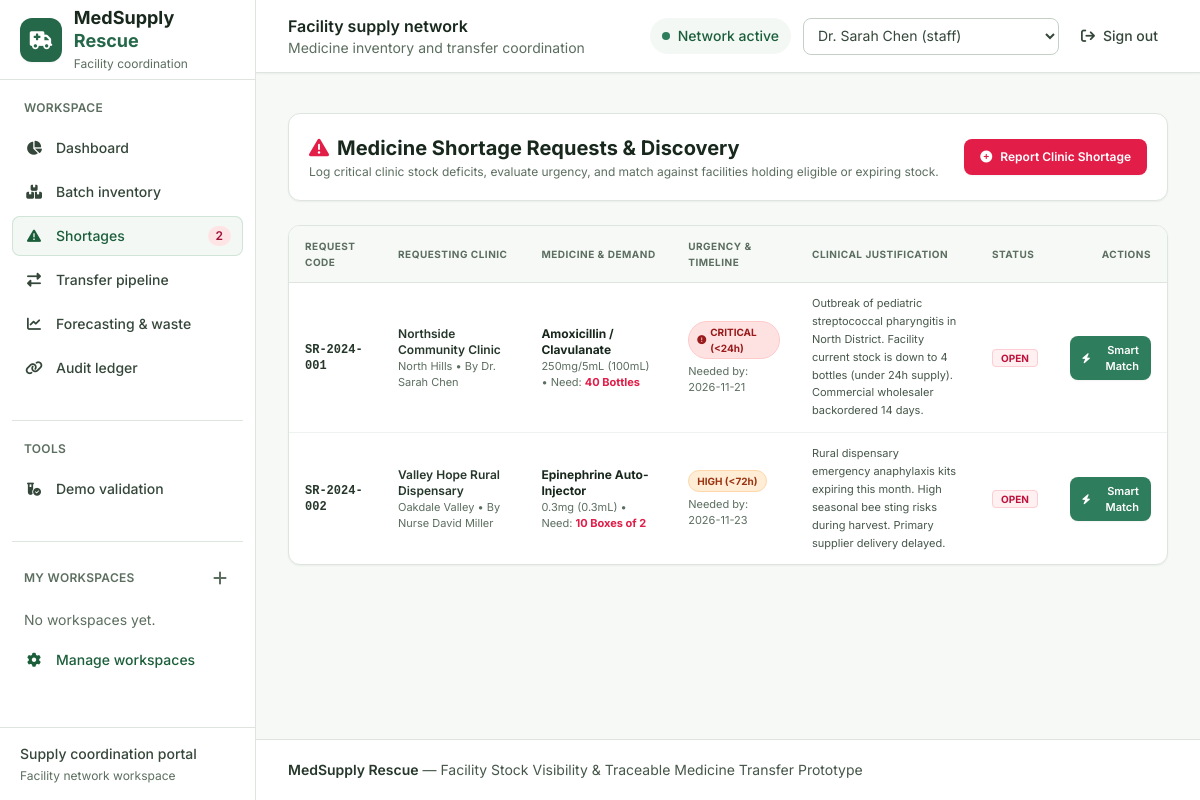
The app's page /shortages, older data.
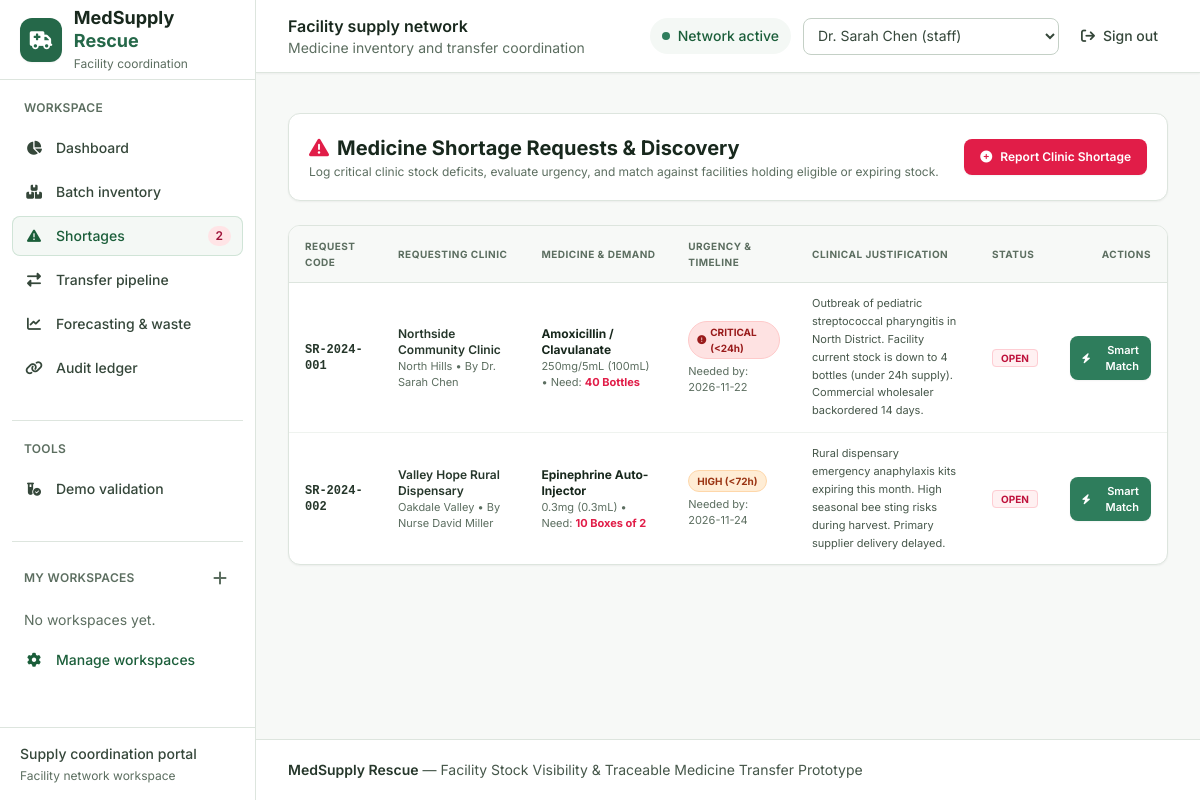
The same page, newer data.
### tables this page shows
CREATE TABLE shortage_requests (
    id INTEGER PRIMARY KEY AUTOINCREMENT,
    request_code TEXT UNIQUE NOT NULL,
    requesting_facility_id INTEGER NOT NULL REFERENCES facilities(id),
    requested_by_user_id INTEGER NOT NULL REFERENCES users(id),
    medicine_id INTEGER NOT NULL REFERENCES medicines(id),
    required_quantity INTEGER NOT NULL,
    urgency TEXT NOT NULL, -- 'CRITICAL' (<24h), 'HIGH' (<72h), 'MEDIUM' (<7d), 'LOW' (<14d)
    clinical_justification TEXT NOT NULL,
    status TEXT DEFAULT 'OPEN', -- 'OPEN', 'MATCHED', 'IN_TRANSFER', 'FULFILLED', 'CANCELLED'
    needed_by_date DATE NOT NULL,
    created_at DATETIME DEFAULT CURRENT_TIMESTAMP
);

CREATE TABLE facilities (
    id INTEGER PRIMARY KEY AUTOINCREMENT,
    name TEXT NOT NULL,
    facility_type TEXT NOT NULL, -- 'Hospital', 'Community Clinic', 'Urgent Care', 'Regional Pharmacy', 'Dispensary'
    license_number TEXT NOT NULL UNIQUE,
    address TEXT NOT NULL,
    city TEXT NOT NULL,
    region TEXT NOT NULL,
    contact_email TEXT NOT NULL,
    contact_phone TEXT NOT NULL,
    has_cold_chain INTEGER DEFAULT 1, -- 1 = Yes, 0 = No
    latitude REAL,
    longitude REAL,
    created_at DATETIME DEFAULT CURRENT_TIMESTAMP
);

CREATE TABLE users (
    id INTEGER PRIMARY KEY AUTOINCREMENT,
    username TEXT UNIQUE NOT NULL,
    password_hash TEXT NOT NULL,
    full_name TEXT NOT NULL,
    role TEXT NOT NULL, -- 'platform_admin', 'facility_manager', 'approver', 'staff'
    facility_id INTEGER REFERENCES facilities(id),
    email TEXT NOT NULL,
    license_or_badge TEXT,
    created_at DATETIME DEFAULT CURRENT_TIMESTAMP
);

CREATE TABLE medicines (
    id INTEGER PRIMARY KEY AUTOINCREMENT,
    generic_name TEXT NOT NULL,
    brand_name TEXT,
    ndc_or_code TEXT UNIQUE NOT NULL,
    therapeutic_category TEXT NOT NULL, -- 'Antibiotics', 'Insulin & Diabetes', 'Emergency & Critical Care', 'Cardiovascular', 'Respiratory'
    dosage_form TEXT NOT NULL, -- 'Tablet', 'Vial', 'Oral Suspension', 'Inhaler', 'Ampoule', 'Prefilled Syringe'
    strength TEXT NOT NULL,
    unit_of_measure TEXT NOT NULL, -- 'Vials', 'Boxes of 30', 'Bottles (100ml)', 'Ampoules'
    storage_requirement TEXT NOT NULL, -- 'Cold Chain (2-8°C)', 'Room Temperature (15-25°C)', 'Frozen (-20°C)', 'Secure/Controlled Room'
    min_safety_stock_default INTEGER DEFAULT 20,
    standard_lead_time_days INTEGER DEFAULT 7,
    created_at DATETIME DEFAULT CURRENT_TIMESTAMP
);

### app.py (the view, shortened to what this page needs)
@app.route('/shortages', methods=['GET', 'POST'])
def shortages():
    query = """
        SELECT s.*, m.generic_name, m.brand_name, m.strength, m.unit_of_measure, m.storage_requirement,
               f.name as facility_name, f.city, f.has_cold_chain, u.full_name as requester_name
        FROM shortage_requests s
        JOIN medicines m ON s.medicine_id = m.id
        JOIN facilities f ON s.requesting_facility_id = f.id
        JOIN users u ON s.requested_by_user_id = u.id
        ORDER BY CASE s.status WHEN 'OPEN' THEN 1 WHEN 'MATCHED' THEN 2 WHEN 'IN_TRANSFER' THEN 3 ELSE 4 END,
                 CASE s.urgency WHEN 'CRITICAL' THEN 1 WHEN 'HIGH' THEN 2 WHEN 'MEDIUM' THEN 3 ELSE 4 END,
                 s.id DESC
    """
    count_row = g.db.execute(
        """SELECT count(*) as total
           FROM shortage_requests s
           JOIN medicines m ON s.medicine_id = m.id
           JOIN facilities f ON s.requesting_facility_id = f.id
           JOIN users u ON s.requested_by_user_id = u.id"""
    ).fetchone()
    pagination = build_pagination(count_row['total'], 'shortages')
    shortage_list = [
        dict(r) for r in g.db.execute(query + " LIMIT ? OFFSET ?", (PAGE_SIZE, pagination['offset'])).fetchall()
    ]
    active_match = None
    match_candidates = []
    match_id = request.args.get('match_id', type=int)
    medicines = [dict(r) for r in g.db.execute("SELECT * FROM medicines ORDER BY generic_name").fetchall()]
    facilities = [dict(r) for r in g.db.execute("SELECT * FROM facilities ORDER BY name").fetchall()]
    return render_template(
        'shortages.html',
        shortage_list=shortage_list,
        active_match=active_match,
        match_candidates=match_candidates,
        medicines=medicines,
        facilities=facilities,
        pagination=pagination
    )

### database/db.py (called while the page is built)
def get_db_connection():
    conn = sqlite3.connect(DB_PATH)
    conn.row_factory = sqlite3.Row
    conn.execute("PRAGMA foreign_keys = ON")
    return conn

### templates/shortages.html (shortened to what the changed rows need)
{% extends 'base.html' %}
{% block content %}
<div class="space-y-6">
    <div class="flex flex-col md:flex-row justify-between items-start md:items-center gap-4 bg-white p-5 rounded-xl border border-slate-200 shadow-sm">
        <div>
            <h1 class="text-xl font-bold text-slate-900 flex items-center gap-2">
                <i class="fa-solid fa-triangle-exclamation text-rose-600"></i> Medicine Shortage Requests & Discovery
            </h1>
        </div>
    </div>
    <div class="bg-white rounded-xl border border-slate-200 shadow-sm overflow-hidden" data-paginated-results="shortages" aria-live="polite">
        <div class="overflow-x-auto">
            <table class="w-full text-left text-xs">
                <thead class="bg-slate-50 text-slate-500 uppercase tracking-wider text-[10px] border-b border-slate-200">
                    <tr>
                        <th class="py-3 px-4">Request Code</th>
                        <th class="py-3 px-4">Requesting Clinic</th>
                        <th class="py-3 px-4">Medicine & Demand</th>
                        <th class="py-3 px-4">Urgency & Timeline</th>
                        <th class="py-3 px-4">Clinical Justification</th>
                        <th class="py-3 px-4">Status</th>
                        <th class="py-3 px-4 text-right">Actions</th>
                    </tr>
                </thead>
                <tbody class="divide-y divide-slate-100">
                    {% for s in shortage_list %}
                        <tr class="hover:bg-slate-50/80 transition">
                            <td class="py-3 px-4 font-mono font-bold text-slate-800">
                                {{ s.request_code }}
                            </td>
                            <td class="py-3 px-4">
                                <div class="font-semibold text-slate-800">{{ s.facility_name }}</div>
                                <div class="text-[11px] text-slate-500">{{ s.city }} &bull; By {{ s.requester_name }}</div>
                            </td>
                            <td class="py-3 px-4">
                                <div class="font-bold text-slate-900">{{ s.generic_name }}</div>
                                <div class="text-[11px] text-slate-500">{{ s.strength }} &bull; Need: <strong class="text-rose-600">{{ s.required_quantity }} {{ s.unit_of_measure }}</strong></div>
                            </td>
                            <td class="py-3 px-4">
                                <div>
                                    {% if s.urgency == 'CRITICAL' %}
                                        <span class="inline-flex items-center gap-1 bg-red-100 text-red-800 text-[10px] font-bold px-2 py-0.5 rounded-full border border-red-200">
                                            <i class="fa-solid fa-circle-exclamation text-[9px]"></i> CRITICAL (&lt;24h)
                                        </span>
                                    {% elif s.urgency == 'HIGH' %}
                                        <span class="inline-flex items-center gap-1 bg-orange-100 text-orange-800 text-[10px] font-bold px-2 py-0.5 rounded-full border border-orange-200">
                                            HIGH (&lt;72h)
                                        </span>
                                    {% else %}
                                        <span class="inline-flex items-center gap-1 bg-blue-100 text-blue-800 text-[10px] font-bold px-2 py-0.5 rounded-full">
                                            {{ s.urgency }}
                                        </span>
                                    {% endif %}
                                </div>
                                <div class="text-[11px] text-slate-500 mt-1">Needed by: {{ s.needed_by_date }}</div>
                            </td>
                            <td class="py-3 px-4 max-w-xs text-slate-600 text-[11px] leading-relaxed">
                                {{ s.clinical_justification }}
                            </td>
                            <td class="py-3 px-4">
                                {% if s.status == 'OPEN' %}
                                    <span class="bg-rose-50 text-rose-700 text-[10px] font-bold px-2 py-0.5 rounded border border-rose-200">OPEN</span>
                                {% elif s.status == 'MATCHED' %}
                                    <span class="bg-teal-50 text-teal-700 text-[10px] font-bold px-2 py-0.5 rounded border border-teal-200">MATCHED</span>
                                {% elif s.status == 'IN_TRANSFER' %}
                                    <span class="bg-purple-50 text-purple-700 text-[10px] font-bold px-2 py-0.5 rounded border border-purple-200">IN TRANSFER</span>
                                {% elif s.status == 'FULFILLED' %}
                                    <span class="bg-emerald-50 text-emerald-700 text-[10px] font-bold px-2 py-0.5 rounded border border-emerald-200">FULFILLED</span>
                                {% else %}
                                    <span class="bg-slate-100 text-slate-600 text-[10px] font-semibold px-2 py-0.5 rounded">{{ s.status }}</span>
                                {% endif %}
                            </td>
                            <td class="py-3 px-4 text-right">
                                {% if s.status in ('OPEN', 'MATCHED') %}
                                    <a href="{{ url_for('shortages', match_id=s.id) }}" class="inline-flex items-center gap-1 bg-teal-600 hover:bg-teal-700 text-white font-semibold text-[11px] px-3 py-1.5 rounded-lg shadow-sm transition">
                                        <i class="fa-solid fa-bolt text-[10px]"></i> Smart Match
                                    </a>
                                {% else %}
                                    <span class="text-slate-400 text-[11px]">Fulfilled</span>
                                {% endif %}
                            </td>
                        </tr>
                    {% else %}
                        <tr>
                            <td colspan="7" class="py-8 text-center text-slate-400">No shortages reported.</td>
                        </tr>
                    {% endfor %}
                </tbody>
            </table>
        </div>
    </div>
</div>
{% endblock %}

Row changes from the older to the newer data that the page shows:
changed shortage_requests "SR-2024-001": needed_by_date "2026-11-21" → "2026-11-22"
changed shortage_requests "SR-2024-002": needed_by_date "2026-11-23" → "2026-11-24"
